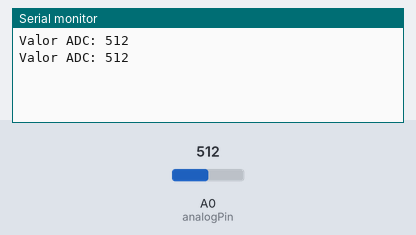
The sketch below on a simulated Arduino Uno, built with avr-gcc and run on an emulated ATmega328P. On the bench: the last lines printed to the serial monitor. The inputs (shaded band) are chosen by the test bench; at power-on: A0 (analogPin) = 512.

Above: at 1.8 s.
1.9 s: A0 (analogPin) set to 716
At 2.8 s:
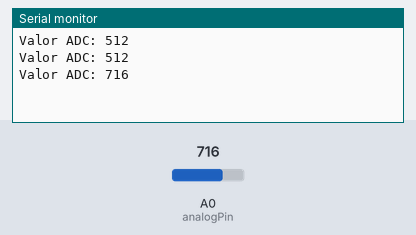
3.4 s: A0 (analogPin) set to 900
At 4.8 s:
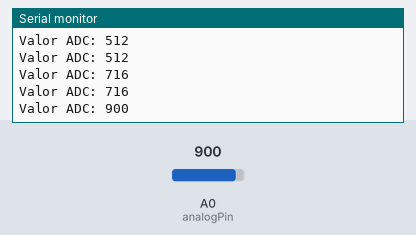
Timing chart, 0 to 6.4 s (numbered marks = the images above; inputs shaded):
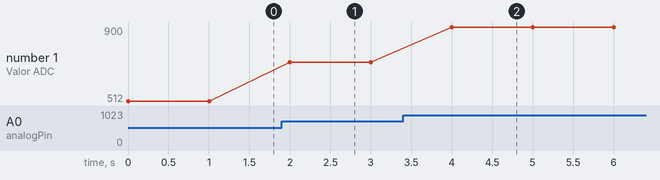

Measured:
- after the input at 1.9 s, the serial monitor: prints a new line after 0.10 s (image 1)
- after the input at 3.4 s, the serial monitor: prints a new line after 0.60 s (image 2)
- plotted number 1: 512 → 716 after the input at 1.9 s, 716 → 900 after the input at 3.4 s

The sketch:

T1.ino
```cpp
// Definición del pin analógico a utilizar
const int analogPin = A0;

void setup() {
  // Inicialización de la comunicación serie a 9600 bps
  Serial.begin(9600);
}

void loop() {
  // Lectura del valor del ADC (0 a 1023)
  int adcValue = analogRead(analogPin);

  // Mostrar el valor por consola
  Serial.print("Valor ADC: ");
  Serial.println(adcValue);

  // Esperar 1 segundo (1000 ms) antes de la siguiente lectura
  delay(1000);
}
```
